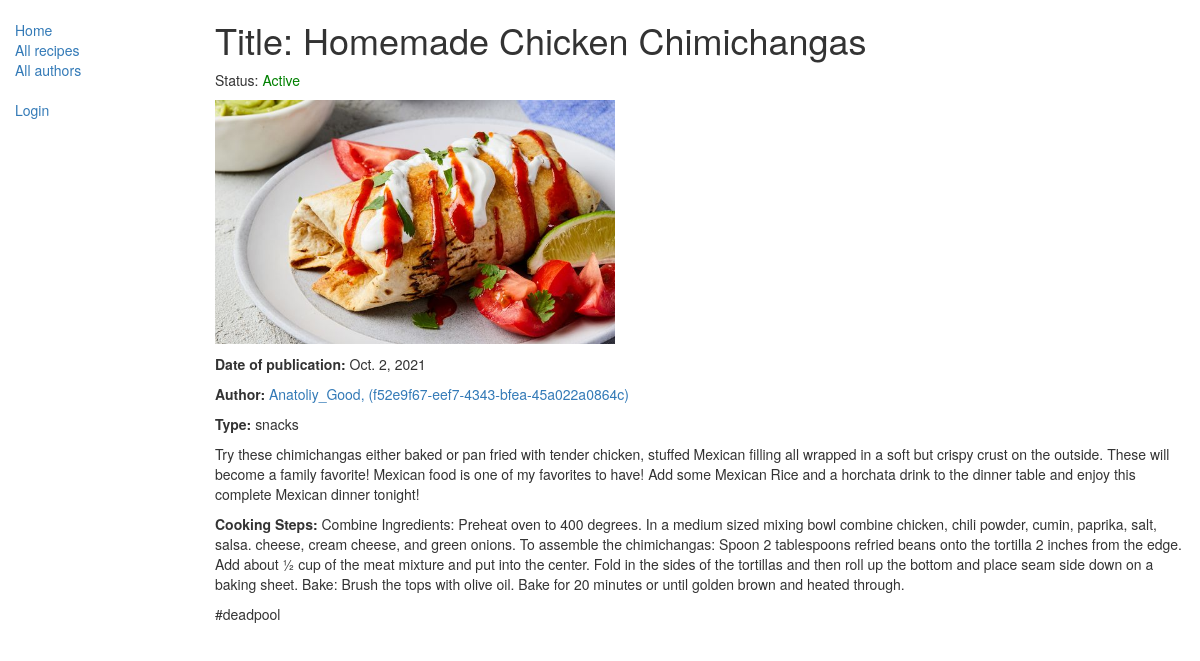
Page /catalog/recipes/1 on the committed database.
### catalog/models.py (models this page shows, shortened)
class Recipe(models.Model):
    author = models.ForeignKey(Author, on_delete=models.SET_NULL, null=True)
    pub_date = models.DateField(default=datetime.date.today)
    title = models.CharField(max_length=200)
    summary = models.TextField(max_length=500, help_text="Enter a brief description of the dish")
    cooking_steps = models.TextField(max_length=1500, help_text="Enter cooking steps")
    type = models.ManyToManyField(Type, help_text="Select a type of the dish")
    photo = models.ImageField(upload_to='images/')
    hashtag = models.CharField(max_length = 100, help_text="Enter a set of hashtags")
    RECIPE_STATUS = (
        ('a', 'Active'),
        ('b', 'Blocked'),
    )
    status = models.CharField(max_length=1, choices=RECIPE_STATUS, blank=True, default='a', help_text='Recipe availability')
    class Meta:
        ordering = ["-pub_date"]
        permissions = (("can_mark_blocked", "Set recipe or author as blocked"),)
    def display_type(self):
        return ', '.join([type.name for type in self.type.all()[:3]])
    display_type.short_description = 'Type'

class Author(models.Model):
    id = models.UUIDField(primary_key=True, default=uuid.uuid4, help_text="Unique ID for each author")
    nickname = models.OneToOneField(User, on_delete=models.CASCADE, null=True)
    USER_STATUS = (
        ('a', 'Active'),
        ('b', 'Blocked'),
    )
    status = models.CharField(max_length=1, choices=USER_STATUS, blank=True, default='a')
    class Meta:
        permissions = (("can_mark_blocked", "Set recipe or author as blocked"),)
    def __str__(self):
        return '%s, (%s)' % (self.nickname, self.id)
    def get_absolute_url(self):
        return reverse('author-detail', args=[str(self.id)])

class Type(models.Model):
    name = models.CharField(max_length = 200, help_text="Enter a type of dish (e.g. salad, soup, dessert etc.)")
    class Meta:
        ordering = ["name"]
    def __str__(self):
        return self.name

### catalog/views.py (the view)
# urls.py: url(r'^recipes/(?P<pk>\d+)$', views.RecipeDetailView.as_view(), name='recipe-detail'),
class RecipeDetailView(generic.DetailView):
    model = Recipe

### catalog/templates/catalog/recipe_detail.html
{% extends "base_generic.html" %}
{% block content %}
  <h1>Title: {{ recipe.title }}</h1>
  {% if recipe.status == 'a' %} <p>Status:<font color = "green"> Active </font> {% if perms.catalog.can_mark_blocked %}- <a href="{% url 'recipe_update' recipe.pk %}">Block</a></p>  {% endif %}
  {% else %} <p>Status:<font color = "red"> Blocked </font> {% if perms.catalog.can_mark_blocked %}- <a href="{% url 'recipe_update' recipe.pk %}">Activate</a></p>  {% endif %}
  {% endif %}
  <p><img src="{{ recipe.photo.url }}" style="width:400px;"/></p>
  <p><strong>Date of publication:</strong> {{ recipe.pub_date }}</p>
  <p><strong>Author:</strong> <a href="{{ recipe.author.get_absolute_url }}">{{ recipe.author }} </a></p>
  <p><strong>Type:</strong> {% for type in recipe.type.all %} {{ type }} {% if not forloop.last %}, {% endif %}{% endfor %}</p>
  <p>{{ recipe.summary }}</p>
  <p><strong>Cooking Steps:</strong> {{ recipe.cooking_steps }}</p>
  <p>{{ recipe.hashtag }}</p>
{% endblock %}

### rows in the picture
Recipe: title "Homemade Chicken Chimichangas", photo (picture), pub_date "Oct. 2, 2021", author "Anatoliy_Good, (f52e9f67-eef7-4343-bfea-45a022a0864c)", summary "Try these chimichangas either baked or pan fried with tender chicken, stuffed Mexican filling all wrapped in a soft but crispy crust on the outside. These will become a family favorite! Mexican food is one of my favorites to have! Add some Mexican Rice and a horchata drink to the dinner table and enjoy this complete Mexican dinner tonight!", cooking_steps "Combine Ingredients: Preheat oven to 400 degrees. In a medium sized mixing bowl combine chicken, chili powder, cumin, paprika, salt, salsa. cheese, cream cheese, and green onions. To assemble the chimichangas: Spoon 2 tablespoons refried beans onto the tortilla 2 inches from the edge. Add about ½ cup of the meat mixture and put into the center. Fold in the sides of the tortillas and then roll up the bottom and place seam side down on a baking sheet. Bake: Brush the tops with olive oil. Bake for 20 minutes or until golden brown and heated through.", hashtag "#deadpool"
Type: name "snacks"
